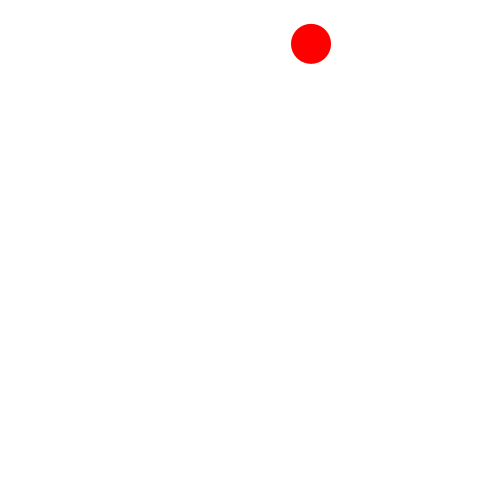
Frame 1 (no input)
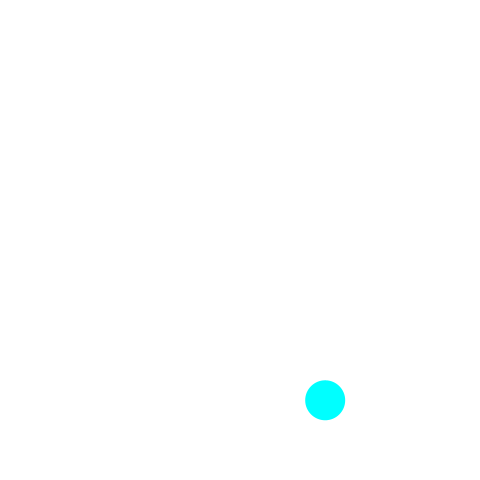
Frame 60 (the mouse pressed at the canvas centre just before this capture)
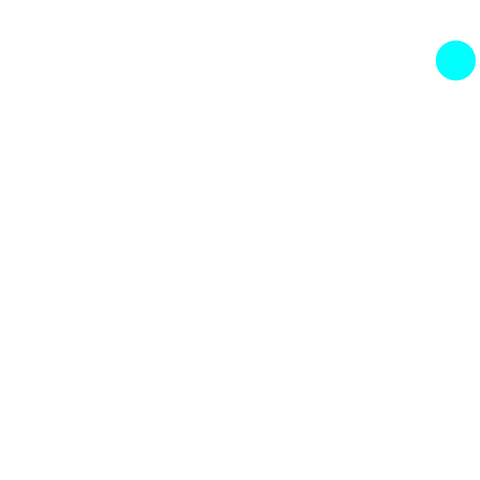
Frame 120 (the mouse held since frame 60 and released just before this capture)

The Processing sketch that drew these frames (run headless with seeded random() and noise(); from frame 60 on, the mouse is pressed at the canvas centre):

// Processing sketch: ballGravityChanging
// ── ballGravityChanging.pde
final float vx0min = -3;            // vxの初期値の下限
final float vx0max = 7;             // vxの初期値の上限
final float vy0min = 3;             // vyの初期値の下限
final float vy0max = 7;             // vyの初期値の上限
final float fps = 60;               // 1秒間あたりのフレーム数
final float d = 40;
final float elas = 0.60;
final float hueMax = 360;

// 変数
Ball ball0;                         // ボールのオブジェクト1つを参照する変数

void setup() {
  frameRate(fps);
  size(480, 480);
  noStroke();
  fill(255, 0, 0);
  ball0 = new Ball();
  ball0.setD(d);                    // ボールの直径をセット
  ball0.setX(random(d / 2, width - d / 2));
  ball0.setY(random(d / 2, height / 5));
  ball0.setVX(random(vx0min, vx0max));
  ball0.setVY(random(vy0min, vy0max));
  ball0.setgravity(9.8 / fps);
  ball0.setelas(elas);
  ball0.sethueMax(hueMax);
  colorMode(HSB, ball0.hueMax, 100, 100);
}

void draw() {
  background(0, 0, 100);
  ball0.move();
  ball0.draw();
}

/** 動くボールを表す */
class Ball {
  float gravity;    // 1フレームあたりの重力加速度
  float elas;            // 反発係数
  float hueMax;
  float d;
  float x;
  float y;
  float vx;
  float vy;
  int judge = 0;
  int bounds=0;
  void setD(float d) {
    this.d = d;
  }
  void setX(float x) {
    this.x = x;
  }
  void setY(float y) {
    this.y = y;        // ボールの中心のy座標
  }
  void setVX(float vx) {
    this.vx = vx;
  }
  void setVY(float vy) {
    this.vy = vy;
  }
  void setgravity(float gravity) {
    this.gravity = gravity;
  }
  void setelas(float elas) {
    this.elas = elas;
  }
  void sethueMax(float hueMax) {
    this.hueMax = hueMax;
  }
  void move() {
    if (judge==0) {
      x  += vx;          // ボールが速度ぶん移動する
      vy += gravity; 
      y  += vy;          // ボールが速度ぶん移動する
    } else {
      vx += gravity;      // 速度のy成分に重力加速度を加算する
      x  += vx;
      y  += vy;
    }
    if (x < d / 2) {
      bounds++;
      judge(bounds);
      vx = - vx * elas;
      x = d / 2;
    } else if (x > width - d / 2) {
      judge=0;
      bounds++;
      judge(bounds);
      vx = - vx  * elas;
      x = width - d / 2;
    }
    if (y > height - d / 2) {
      judge=1;
      bounds++;
      judge(bounds);
      vy = - vy * elas;
      y = height - d / 2;
    } else if (y < d / 2) {
      bounds++;
      judge(bounds);
      vy = - vy * elas;
      y = d / 2;
    }
  }
  void draw() {
    ellipse(x, y, d, d);
  }
  void judge(int bound) {
    if (bound%3==0) {
      fill(0, 100, 100);
    } else {
      fill(180, 100, 100);
    }
  }
}
